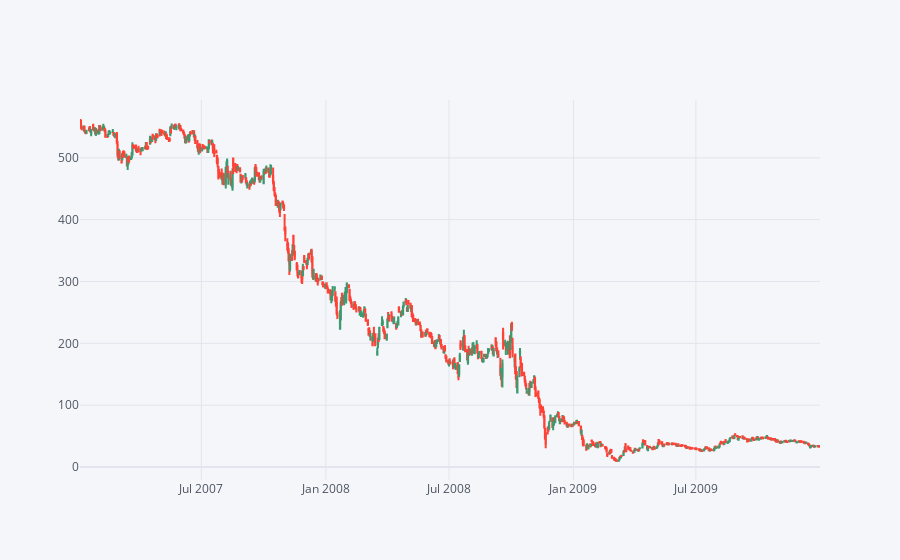

The cell this chart's notebook holds for it:
### Code cell
# Optional Plotly Method Imports
import plotly
import cufflinks as cf
cf.go_offline()

#Visualizing CITIGROUP STOCK CRASH AROUND 2008-09
C_07_09 = C.loc['2007-01-01' : '2009-12-31']
C_07_09.iplot(kind ='candle')

### Figure 1 — Plotly figure (JSON) as saved in the notebook; plotly's stock layout.template omitted (floating-point values rounded to 4 significant figures; data arrays with more than 128 entries replaced by an {"elided": "..."} marker saying what was removed)
{"data": [{"close": {"elided": "756 float values"}, "high": {"elided": "756 float values"}, "low": {"elided": "756 float values"}, "open": {"elided": "756 float values"}, "showlegend": false, "type": "candlestick", "x": {"elided": "756 str values"}, "yaxis": "y2"}], "layout": {"legend": {"bgcolor": "#F5F6F9", "font": {"color": "#4D5663"}}, "paper_bgcolor": "#F5F6F9", "plot_bgcolor": "#F5F6F9", "title": {"font": {"color": "#4D5663"}}, "xaxis": {"gridcolor": "#E1E5ED", "rangeslider": {"visible": false}, "showgrid": true, "tickfont": {"color": "#4D5663"}, "title": {"font": {"color": "#4D5663"}, "text": ""}, "zerolinecolor": "#E1E5ED"}, "yaxis": {"gridcolor": "#E1E5ED", "showgrid": true, "showticklabels": false, "tickfont": {"color": "#4D5663"}, "title": {"font": {"color": "#4D5663"}, "text": ""}, "zerolinecolor": "#E1E5ED"}, "yaxis2": {"gridcolor": "#E1E5ED", "showgrid": true, "tickfont": {"color": "#4D5663"}, "title": {"font": {"color": "#4D5663"}, "text": ""}, "zerolinecolor": "#E1E5ED"}}}
